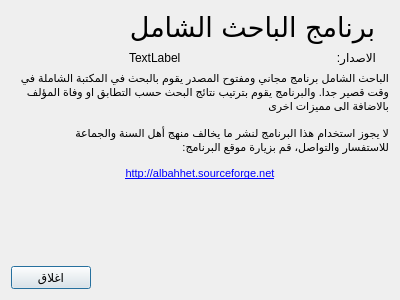
<?xml version="1.0" encoding="UTF-8"?>
<ui version="4.0">
 <class>AboutDialog</class>
 <widget class="QDialog" name="AboutDialog">
  <property name="geometry">
   <rect>
    <x>0</x>
    <y>0</y>
    <width>400</width>
    <height>300</height>
   </rect>
  </property>
  <property name="windowTitle">
   <string>حول البرنامج</string>
  </property>
  <property name="layoutDirection">
   <enum>Qt::RightToLeft</enum>
  </property>
  <layout class="QVBoxLayout" name="verticalLayout_2">
   <item>
    <layout class="QHBoxLayout" name="horizontalLayout_2">
     <item>
      <widget class="QLabel" name="label">
       <property name="layoutDirection">
        <enum>Qt::RightToLeft</enum>
       </property>
       <property name="text">
        <string/>
       </property>
       <property name="pixmap">
        <pixmap resource="resources.qrc">:/data/images/kuran.png</pixmap>
       </property>
       <property name="alignment">
        <set>Qt::AlignHCenter|Qt::AlignTop</set>
       </property>
      </widget>
     </item>
     <item>
      <layout class="QVBoxLayout" name="verticalLayout">
       <item>
        <widget class="QLabel" name="label_2">
         <property name="font">
          <font>
           <family>Traditional Arabic</family>
           <pointsize>20</pointsize>
          </font>
         </property>
         <property name="text">
          <string>&lt;!DOCTYPE HTML PUBLIC &quot;-//W3C//DTD HTML 4.0//EN&quot; &quot;http://www.w3.org/TR/REC-html40/strict.dtd&quot;&gt;
&lt;html&gt;&lt;head&gt;&lt;meta name=&quot;qrichtext&quot; content=&quot;1&quot; /&gt;&lt;style type=&quot;text/css&quot;&gt;
p, li { white-space: pre-wrap; }
&lt;/style&gt;&lt;/head&gt;&lt;body style=&quot; font-family:'Traditional Arabic'; font-size:20pt; font-weight:400; font-style:normal;&quot;&gt;
&lt;p align=&quot;center&quot; dir='rtl' style=&quot; margin-top:0px; margin-bottom:0px; margin-left:0px; margin-right:0px; -qt-block-indent:0; text-indent:0px;&quot;&gt;برنامج الباحث الشامل&lt;/p&gt;&lt;/body&gt;&lt;/html&gt;</string>
         </property>
        </widget>
       </item>
       <item>
        <layout class="QHBoxLayout" name="horizontalLayout">
         <item>
          <widget class="QLabel" name="label_3">
           <property name="sizePolicy">
            <sizepolicy hsizetype="Maximum" vsizetype="Preferred">
             <horstretch>0</horstretch>
             <verstretch>0</verstretch>
            </sizepolicy>
           </property>
           <property name="text">
            <string>الاصدار: </string>
           </property>
          </widget>
         </item>
         <item>
          <widget class="QLabel" name="labelVersion">
           <property name="text">
            <string>TextLabel</string>
           </property>
           <property name="alignment">
            <set>Qt::AlignLeading|Qt::AlignLeft|Qt::AlignVCenter</set>
           </property>
           <property name="margin">
            <number>0</number>
           </property>
          </widget>
         </item>
        </layout>
       </item>
      </layout>
     </item>
     <item>
      <spacer name="horizontalSpacer">
       <property name="orientation">
        <enum>Qt::Horizontal</enum>
       </property>
       <property name="sizeHint" stdset="0">
        <size>
         <width>40</width>
         <height>20</height>
        </size>
       </property>
      </spacer>
     </item>
    </layout>
   </item>
   <item>
    <widget class="QLabel" name="label_4">
     <property name="sizePolicy">
      <sizepolicy hsizetype="Preferred" vsizetype="Expanding">
       <horstretch>0</horstretch>
       <verstretch>0</verstretch>
      </sizepolicy>
     </property>
     <property name="text">
      <string>&lt;!DOCTYPE HTML PUBLIC &quot;-//W3C//DTD HTML 4.0//EN&quot; &quot;http://www.w3.org/TR/REC-html40/strict.dtd&quot;&gt;
&lt;html&gt;&lt;head&gt;&lt;meta name=&quot;qrichtext&quot; content=&quot;1&quot; /&gt;&lt;style type=&quot;text/css&quot;&gt;
p, li { white-space: pre-wrap; }
&lt;/style&gt;&lt;/head&gt;&lt;body style=&quot; font-family:'MS Shell Dlg 2'; font-size:8.25pt; font-weight:400; font-style:normal;&quot;&gt;
&lt;p dir='rtl' style=&quot; margin-top:0px; margin-bottom:0px; margin-left:0px; margin-right:0px; -qt-block-indent:0; text-indent:0px;&quot;&gt;&lt;span style=&quot; font-size:8pt;&quot;&gt;الباحث الشامل برنامج مجاني ومفتوح المصدر يقوم بالبحث في المكتبة الشاملة في وقت قصير جدا. والبرنامج يقوم بترتيب نتائج البحث حسب التطابق او وفاة المؤلف بالاضافة الى مميزات اخرى&lt;/span&gt;&lt;/p&gt;
&lt;p dir='rtl' style=&quot;-qt-paragraph-type:empty; margin-top:0px; margin-bottom:0px; margin-left:0px; margin-right:0px; -qt-block-indent:0; text-indent:0px; font-size:8pt;&quot;&gt;&lt;/p&gt;
&lt;p dir='rtl' style=&quot; margin-top:0px; margin-bottom:0px; margin-left:0px; margin-right:0px; -qt-block-indent:0; text-indent:0px;&quot;&gt;&lt;span style=&quot; font-size:8pt;&quot;&gt;لا يجوز استخدام هذا البرنامج لنشر ما يخالف منهج أهل السنة والجماعة&lt;/span&gt;&lt;/p&gt;
&lt;p dir='rtl' style=&quot; margin-top:0px; margin-bottom:0px; margin-left:0px; margin-right:0px; -qt-block-indent:0; text-indent:0px;&quot;&gt;&lt;span style=&quot; font-size:8pt;&quot;&gt;للاستفسار والتواصل، قم بزيارة موقع البرنامج:&lt;/span&gt;&lt;/p&gt;
&lt;p dir='rtl' style=&quot;-qt-paragraph-type:empty; margin-top:0px; margin-bottom:0px; margin-left:0px; margin-right:0px; -qt-block-indent:0; text-indent:0px; font-size:8pt;&quot;&gt;&lt;/p&gt;
&lt;p align=&quot;center&quot; style=&quot; margin-top:0px; margin-bottom:0px; margin-left:0px; margin-right:0px; -qt-block-indent:0; text-indent:0px;&quot;&gt;&lt;a href=&quot;http://albahhet.sourceforge.net&quot;&gt;&lt;span style=&quot; font-size:8pt; text-decoration: underline; color:#0000ff;&quot;&gt;http://albahhet.sourceforge.net&lt;/span&gt;&lt;/a&gt;&lt;/p&gt;&lt;/body&gt;&lt;/html&gt;</string>
     </property>
     <property name="alignment">
      <set>Qt::AlignLeading|Qt::AlignLeft|Qt::AlignTop</set>
     </property>
     <property name="wordWrap">
      <bool>true</bool>
     </property>
     <property name="openExternalLinks">
      <bool>true</bool>
     </property>
    </widget>
   </item>
   <item>
    <layout class="QHBoxLayout" name="horizontalLayout_3">
     <item>
      <spacer name="horizontalSpacer_2">
       <property name="orientation">
        <enum>Qt::Horizontal</enum>
       </property>
       <property name="sizeHint" stdset="0">
        <size>
         <width>40</width>
         <height>20</height>
        </size>
       </property>
      </spacer>
     </item>
     <item>
      <widget class="QPushButton" name="pushButton">
       <property name="text">
        <string>اغلاق</string>
       </property>
      </widget>
     </item>
    </layout>
   </item>
  </layout>
 </widget>
 <resources>
  <include location="resources.qrc"/>
 </resources>
 <connections>
  <connection>
   <sender>pushButton</sender>
   <signal>clicked()</signal>
   <receiver>AboutDialog</receiver>
   <slot>accept()</slot>
   <hints>
    <hint type="sourcelabel">
     <x>186</x>
     <y>286</y>
    </hint>
    <hint type="destinationlabel">
     <x>64</x>
     <y>149</y>
    </hint>
   </hints>
  </connection>
 </connections>
</ui>
